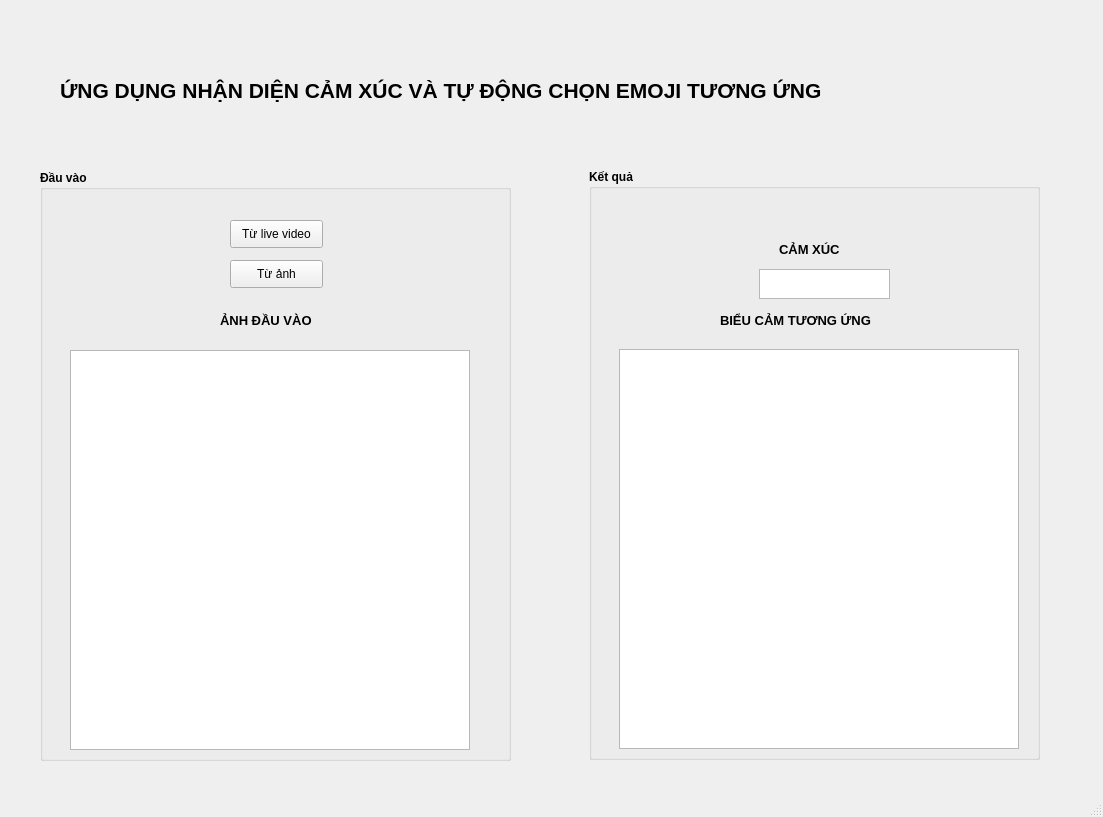
<?xml version="1.0" encoding="UTF-8"?>
<ui version="4.0">
 <class>MainWindow</class>
 <widget class="QMainWindow" name="MainWindow">
  <property name="geometry">
   <rect>
    <x>0</x>
    <y>0</y>
    <width>1103</width>
    <height>817</height>
   </rect>
  </property>
  <property name="windowTitle">
   <string>D-emoji 1.0</string>
  </property>
  <property name="windowIcon">
   <iconset>
    <normaloff>C:/Users/NGHIA-CSK13/Desktop/Emoji/tải xuống.png</normaloff>C:/Users/NGHIA-CSK13/Desktop/Emoji/tải xuống.png</iconset>
  </property>
  <widget class="QWidget" name="centralwidget">
   <widget class="QLabel" name="label">
    <property name="geometry">
     <rect>
      <x>60</x>
      <y>60</y>
      <width>1021</width>
      <height>61</height>
     </rect>
    </property>
    <property name="font">
     <font>
      <pointsize>16</pointsize>
      <weight>75</weight>
      <bold>true</bold>
     </font>
    </property>
    <property name="text">
     <string>ỨNG DỤNG NHẬN DIỆN CẢM XÚC VÀ TỰ ĐỘNG CHỌN EMOJI TƯƠNG ỨNG</string>
    </property>
   </widget>
   <widget class="QLabel" name="label_2">
    <property name="geometry">
     <rect>
      <x>220</x>
      <y>310</y>
      <width>131</width>
      <height>21</height>
     </rect>
    </property>
    <property name="font">
     <font>
      <pointsize>10</pointsize>
      <weight>75</weight>
      <bold>true</bold>
     </font>
    </property>
    <property name="text">
     <string>ẢNH ĐẦU VÀO</string>
    </property>
   </widget>
   <widget class="QLabel" name="label_3">
    <property name="geometry">
     <rect>
      <x>720</x>
      <y>310</y>
      <width>221</width>
      <height>21</height>
     </rect>
    </property>
    <property name="font">
     <font>
      <pointsize>10</pointsize>
      <weight>75</weight>
      <bold>true</bold>
     </font>
    </property>
    <property name="text">
     <string>BIỂU CẢM TƯƠNG ỨNG</string>
    </property>
   </widget>
   <widget class="QGroupBox" name="groupBox">
    <property name="geometry">
     <rect>
      <x>589</x>
      <y>169</y>
      <width>451</width>
      <height>591</height>
     </rect>
    </property>
    <property name="font">
     <font>
      <weight>75</weight>
      <bold>true</bold>
     </font>
    </property>
    <property name="title">
     <string>Kết quả</string>
    </property>
    <widget class="QGraphicsView" name="graphicsView_2">
     <property name="geometry">
      <rect>
       <x>30</x>
       <y>180</y>
       <width>400</width>
       <height>400</height>
      </rect>
     </property>
    </widget>
    <widget class="QLabel" name="outLabel">
     <property name="geometry">
      <rect>
       <x>30</x>
       <y>180</y>
       <width>400</width>
       <height>400</height>
      </rect>
     </property>
     <property name="text">
      <string/>
     </property>
    </widget>
    <widget class="QLabel" name="label_4">
     <property name="geometry">
      <rect>
       <x>190</x>
       <y>70</y>
       <width>81</width>
       <height>21</height>
      </rect>
     </property>
     <property name="font">
      <font>
       <pointsize>10</pointsize>
       <weight>75</weight>
       <bold>true</bold>
      </font>
     </property>
     <property name="text">
      <string>CẢM XÚC</string>
     </property>
    </widget>
    <widget class="QLabel" name="eLabel">
     <property name="geometry">
      <rect>
       <x>170</x>
       <y>100</y>
       <width>131</width>
       <height>30</height>
      </rect>
     </property>
     <property name="palette">
      <palette>
       <active>
        <colorrole role="WindowText">
         <brush brushstyle="SolidPattern">
          <color alpha="255">
           <red>0</red>
           <green>0</green>
           <blue>255</blue>
          </color>
         </brush>
        </colorrole>
        <colorrole role="Text">
         <brush brushstyle="SolidPattern">
          <color alpha="255">
           <red>0</red>
           <green>0</green>
           <blue>255</blue>
          </color>
         </brush>
        </colorrole>
       </active>
       <inactive>
        <colorrole role="WindowText">
         <brush brushstyle="SolidPattern">
          <color alpha="255">
           <red>0</red>
           <green>0</green>
           <blue>255</blue>
          </color>
         </brush>
        </colorrole>
        <colorrole role="Text">
         <brush brushstyle="SolidPattern">
          <color alpha="255">
           <red>0</red>
           <green>0</green>
           <blue>255</blue>
          </color>
         </brush>
        </colorrole>
       </inactive>
       <disabled>
        <colorrole role="WindowText">
         <brush brushstyle="SolidPattern">
          <color alpha="255">
           <red>120</red>
           <green>120</green>
           <blue>120</blue>
          </color>
         </brush>
        </colorrole>
        <colorrole role="Text">
         <brush brushstyle="SolidPattern">
          <color alpha="255">
           <red>0</red>
           <green>0</green>
           <blue>255</blue>
          </color>
         </brush>
        </colorrole>
       </disabled>
      </palette>
     </property>
     <property name="font">
      <font>
       <pointsize>11</pointsize>
       <weight>75</weight>
       <bold>true</bold>
      </font>
     </property>
     <property name="layoutDirection">
      <enum>Qt::LeftToRight</enum>
     </property>
     <property name="frameShadow">
      <enum>QFrame::Sunken</enum>
     </property>
     <property name="text">
      <string/>
     </property>
     <property name="alignment">
      <set>Qt::AlignCenter</set>
     </property>
    </widget>
    <widget class="QGraphicsView" name="graphicsView_3">
     <property name="geometry">
      <rect>
       <x>170</x>
       <y>100</y>
       <width>131</width>
       <height>30</height>
      </rect>
     </property>
    </widget>
    <zorder>graphicsView_3</zorder>
    <zorder>graphicsView_2</zorder>
    <zorder>outLabel</zorder>
    <zorder>label_4</zorder>
    <zorder>eLabel</zorder>
   </widget>
   <widget class="QGroupBox" name="groupBox_2">
    <property name="geometry">
     <rect>
      <x>40</x>
      <y>170</y>
      <width>471</width>
      <height>591</height>
     </rect>
    </property>
    <property name="font">
     <font>
      <weight>75</weight>
      <bold>true</bold>
     </font>
    </property>
    <property name="title">
     <string>Đầu vào</string>
    </property>
    <widget class="QGraphicsView" name="graphicsView">
     <property name="geometry">
      <rect>
       <x>30</x>
       <y>180</y>
       <width>400</width>
       <height>400</height>
      </rect>
     </property>
    </widget>
    <widget class="QLabel" name="inLabel">
     <property name="geometry">
      <rect>
       <x>30</x>
       <y>180</y>
       <width>400</width>
       <height>400</height>
      </rect>
     </property>
     <property name="text">
      <string/>
     </property>
    </widget>
    <widget class="QPushButton" name="fromVid">
     <property name="geometry">
      <rect>
       <x>190</x>
       <y>50</y>
       <width>93</width>
       <height>28</height>
      </rect>
     </property>
     <property name="font">
      <font>
       <weight>50</weight>
       <bold>false</bold>
      </font>
     </property>
     <property name="text">
      <string>Từ live video</string>
     </property>
    </widget>
    <widget class="QPushButton" name="fromImg">
     <property name="geometry">
      <rect>
       <x>190</x>
       <y>90</y>
       <width>93</width>
       <height>28</height>
      </rect>
     </property>
     <property name="font">
      <font>
       <weight>50</weight>
       <bold>false</bold>
      </font>
     </property>
     <property name="text">
      <string>Từ ảnh</string>
     </property>
    </widget>
   </widget>
   <zorder>groupBox</zorder>
   <zorder>groupBox_2</zorder>
   <zorder>label</zorder>
   <zorder>label_2</zorder>
   <zorder>label_3</zorder>
  </widget>
  <widget class="QMenuBar" name="menubar">
   <property name="geometry">
    <rect>
     <x>0</x>
     <y>0</y>
     <width>1103</width>
     <height>26</height>
    </rect>
   </property>
  </widget>
  <widget class="QStatusBar" name="statusbar"/>
 </widget>
 <resources/>
 <connections/>
</ui>
